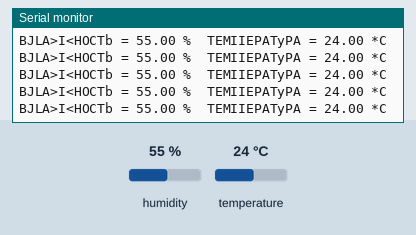
Recording of a sketch running on a simulated Arduino Uno, built with avr-gcc and run on an emulated ATmega328P. Shown: the last lines printed to the serial monitor. Inputs (shaded band) come from the test bench; at power-on: humidity 55 %, temperature 24 °C.

Above: at 2.8 s.
2.9 s: humidity set to 22 %
At 4.18 s:
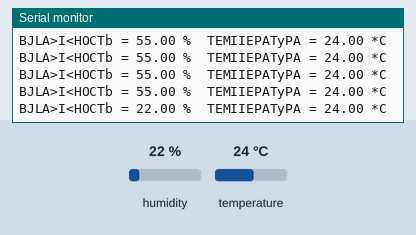
8.9 s: temperature set to 12 °C
At 8.97 s:
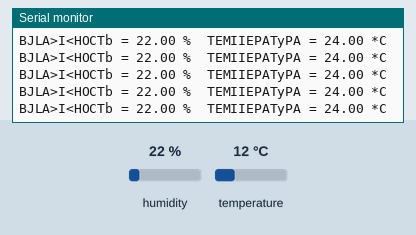
11.6 s: humidity set to 40 %
At 11.67 s:
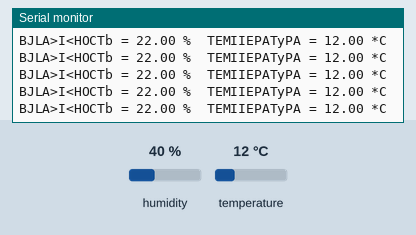
Timing chart, 0 to 14.6 s (numbered marks = the images above; inputs shaded):
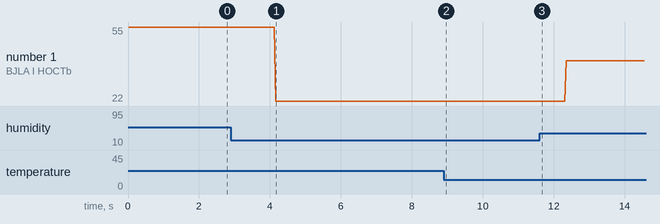

Measured:
- after the input at 2.9 s, the serial monitor: prints a new line after 1.3 s (image 1)
- plotted number 1: 55 → 22 after the input at 2.9 s, 22 → 40 after the input at 11.6 s

The sketch:

DHT.ino
```cpp
#include "DHT.h"
#define DHTPIN 2
#define DHTTYPE DHT11
DHT dht(DHTPIN, DHTTYPE);
void setup() {
  Serial.begin(9600);
  Serial.println("arduino.ru.com");
  dht.begin();
}
void loop() {
  float h = dht.readHumidity();
  float t = dht.readTemperature();
  if (isnan(t) || isnan(h)) {
    Serial.println("Failed to read from DHT");
  } else {
    Serial.print("BJLA>I<HOCTb = ");
    Serial.print(h);
    Serial.print(" %\t");
    Serial.print("TEMIIEPATyPA = ");
    Serial.print(t);
    Serial.println(" *C");
  }
}
```
